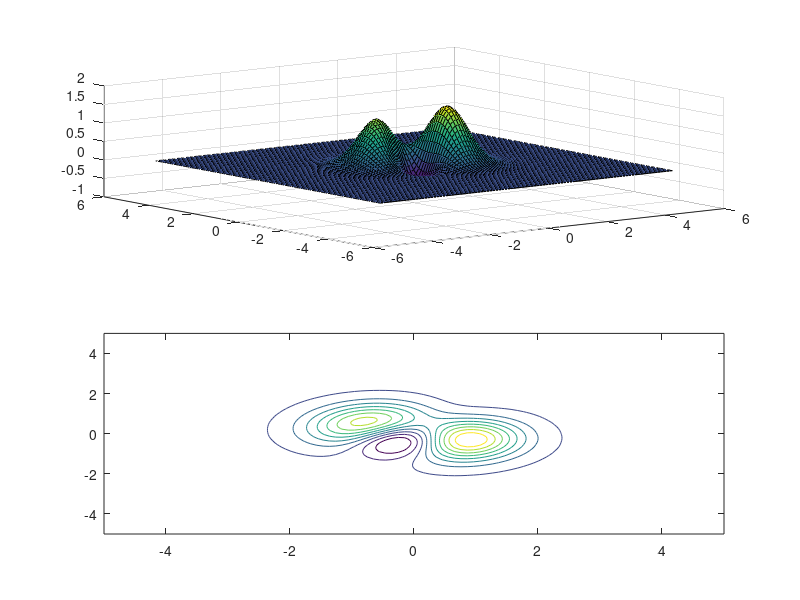

This figure's MATLAB source:
% Bonusuppgift MVE035

%% a) Solve non-linear system of equations
c = 10;
[X, Y] = meshgrid(linspace(-c, c), linspace(-c, c));
root2d = @(x) [
    x(1) * x(2) + exp(x(1)) + x(1) - 3
    x(1) * sin(x(1)) + x(2)^2 - 2
    ];

% Plot 'zero'-countour lines
n = numel(X);
Z1 = zeros(n, 1); Z2 = zeros(n, 1);
for i = 1:n
	y = root2d([X(i), Y(i)]);
	Z1(i) = y(1); Z2(i) = y(2);
end
Z1 = reshape(Z1, size(X)); Z2 = reshape(Z2, size(X));
hold on
contour(X, Y, Z1, [0 0])
contour(X, Y, Z2, [0 0])
hold off

% Solve the system of equations starting at the 4 points closest to origin
coords = [
	-3.5 -1.9
	-6.2 -1.5
	0.5 1.3
	1.1 -1.1
	];
for x0 = coords', fsolve(root2d, x0), end

%% b) Calculate extrema
f = @(x, y) (sin(x + y) + 3 * (x - 1/2 * y).^2) .* exp(-(x.^2 + y.^2));
[X, Y] = meshgrid(linspace(-5, 5), linspace(-5, 5));
Z = f(X, Y);
subplot(2, 1, 1), surf(X, Y, Z)
subplot(2, 1, 2), contour(X, Y, Z)

f2 = @(x) f(x(1), x(2)); nf2 = @(x) -f2(x);
fminunc(nf2, [-0.85 0.55])
fminunc(f2, [-0.35 -0.55])
fminunc(nf2, [0.96 -0.25])

%% c) Evaluate double interal
% D is {(x,y); 0 <= y <= 1 - x^2}
fun = @(x, y) y .* sin(y + x.^2);
ymax = @(x) 1 - x.^2;
integral2(fun, 0, 1, 0, ymax)
